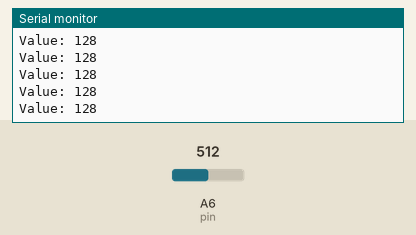
Bench run of a sketch on a simulated Arduino Nano, built with avr-gcc and run on an emulated ATmega328P. On the bench: the last lines printed to the serial monitor. The test bench sets the inputs (shaded band); at power-on: A6 (pin) = 512.

Above: at 1.2 s.
1.3 s: A6 (pin) set to 716
At 1.31 s:
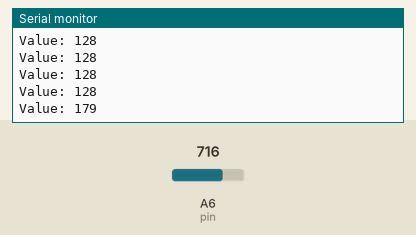
2.8 s: A6 (pin) set to 900
At 2.81 s:
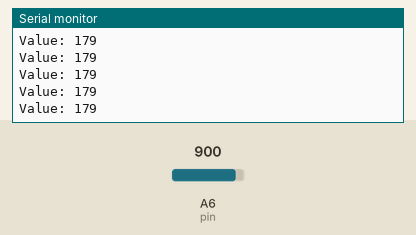
Timing chart, 0 to 5.8 s (numbered marks = the images above; inputs shaded):
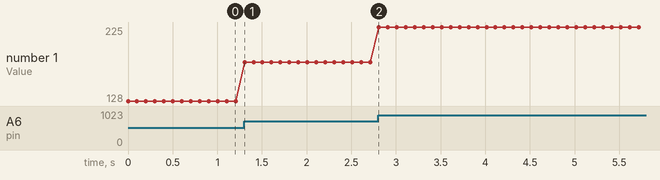

The sketch:

EXA3.ino
```cpp
int pin = A6;
int Value = 0;

void setup() {

    Serial.begin(9600);

}

void loop() {

    Value = analogRead(pin);
    Serial.print("Value: ");
    Serial.println(Value/4);
    delay(100);

}
```

Measured:
- after the input at 1.3 s, the serial monitor: prints a new line at once (image 1)
- plotted number 1: 128 → 179 after the input at 1.3 s, 179 → 225 after the input at 2.8 s
